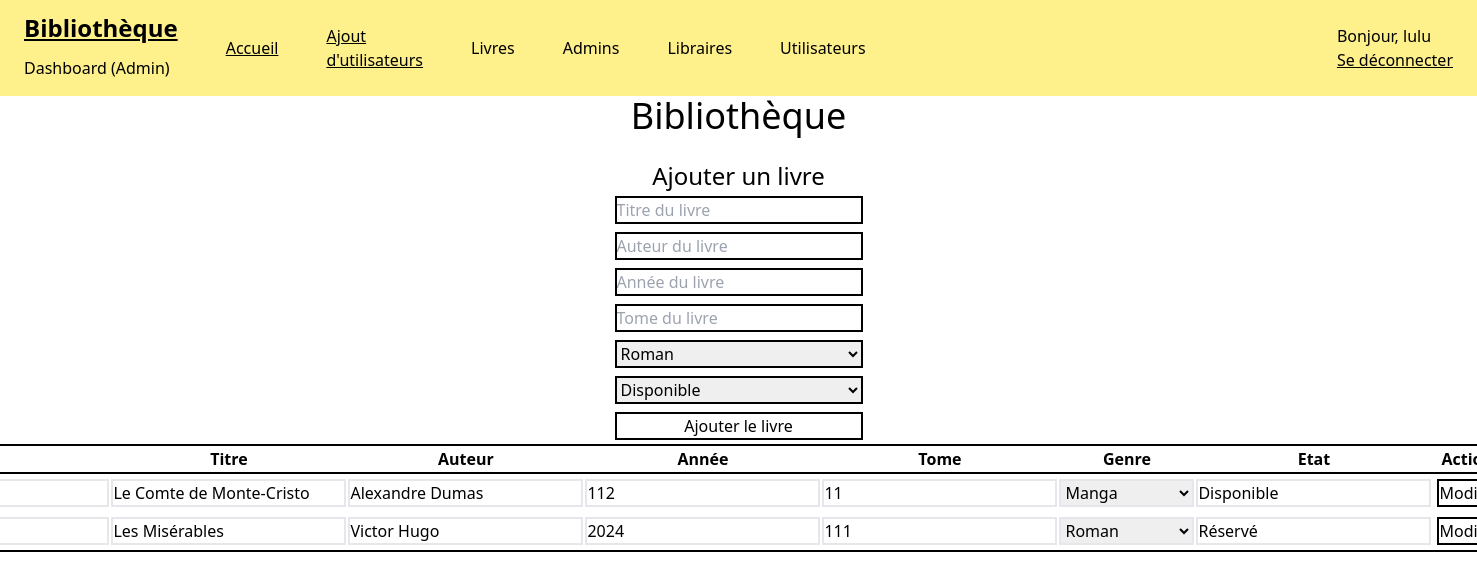
The app's page /admin_dashboard/manageBook.php (signed in) with its own data.
### tables this page shows
CREATE TABLE livre (
  id_livre int(10) NOT NULL,
  nom_livre varchar(255) DEFAULT NULL,
  genre_livre varchar(255) DEFAULT NULL,
  auteur_livre varchar(255) DEFAULT NULL,
  annee_livre int(10) DEFAULT NULL,
  tome_livre int(10) DEFAULT NULL,
  etat_livre varchar(255) NOT NULL DEFAULT 'Disponible'
);

### src/admin_dashboard/manageBook.php (the view, shortened to what this page needs)
<?php
require_once "../includes/dbh.inc.php";
$products = $pdo->query("SELECT * FROM livre")->fetchAll();
$genres = $pdo->query("SELECT DISTINCT nom FROM genre")->fetchAll(PDO::FETCH_COLUMN);
?>
<!doctype html>
<html>
<head>
  <link href="../output.css" rel="stylesheet">
</head>
<body>
  <div class="flex flex-row bg-yellow-200 h-24 w-full">
    <div class="flex flex-col px-6">
      <h1 class="flex text-2xl py-3 underline font-bold ">Bibliothèque</h1>
      <h4 class="font-normal">Dashboard (Admin)</h4>
    </div>
    <div class="flex flex-row justify-center items-center mx-6">
      <a href="../admin_dashboard.php" class="hover:font-bold underline">Accueil</a>
    </div>
    <div class="flex flex-row justify-center items-center mx-6">
      <a href="../admin_dashboard/manageAllUsers.php" class="hover:font-bold underline">Ajout d'utilisateurs</a>
    </div>
    <div class="flex flex-col justify-center mx-6 items-center">
      <a class="text-black hover:font-semibold hover:underline" href="manageBook.php">Livres</a>
    </div>
    <div class="flex flex-col justify-center mx-6 items-center">
      <a class="text-black hover:font-semibold hover:underline" href="manageAdmins.php">Admins</a>
    </div>
    <div class="flex flex-col justify-center mx-6 items-center">
      <a class="text-black hover:font-semibold hover:underline" href="manageLibrarians.php">Libraires</a>
    </div>
    <div class="flex flex-col justify-center mx-6 items-center">
      <a class="text-black hover:font-semibold hover:underline" href="manageUsers.php">Utilisateurs</a>
    </div>
    <div class="flex justify-end items-center w-full mx-6">
      <div class="flex flex-col">
        <p class="font-thin">Bonjour, <?php echo $_SESSION['admin_username']; ?></p>
        <form class="flex justify-end" action="../includes/logout.inc.php" method="post">
          <button type="submit" class="hover:font-bold underline">Se déconnecter</button>
        </form>
      </div>
    </div>
  </div>
  <div class="flex-col flex justify-center items-center">
    <h1 class="text-4xl"> Bibliothèque </h1><br>
    <h1 class="text-2xl"> Ajouter un livre </h1>
  </div>
  <div class="flex flex-col justify-center items-center">
    <form class="flex-col flex w-64" action="../includes/add_book.inc.php" method="post">
      <input placeholder="Titre du livre" class="border-black border-2 m-1" type="text" name="nom_livre" id="nom_livre" required>
      <input placeholder="Auteur du livre" class="border-black border-2 m-1" type="text" name="auteur_livre" id="auteur_livre" required>
      <input placeholder="Année du livre" class="border-black border-2 m-1" type="number" name="annee_livre" id="annee_livre" required>
      <input placeholder="Tome du livre" class="border-black border-2 m-1" type="number" name="tome_livre" id="tome_livre" min="1" required>
      <select placeholder="Genre du livre" class="border-black border-2 m-1" name="genre_livre" id="genre_livre" required>
        <?php foreach ($genres as $genre) : ?>
          <option value="<?= $genre ?>"><?= $genre ?></option>
        <?php endforeach; ?>
      </select>
      <select placeholder="Etat du livre" class="border-black border-2 m-1" name="etat_livre" id="etat_livre" required>
        <option value="Disponible">Disponible</option>
      </select>
      <button class="border-black border-2 m-1 hover:bg-black transition:2s hover:text-white animate-fade" type="submit">Ajouter le livre</button>
    </form>
  </div>
  <div class="flex justify-center items-center">
    <table class="flex-col border-2 border-black justify-center items-center">
      <thead>
        <tr class="border-black border-2 ">
          <th>ID</th>
          <th>Titre</th>
          <th>Auteur</th>
          <th>Année</th>
          <th>Tome</th>
          <th>Genre</th>
          <th>Etat</th>
          <th>Actions</th>
        </tr>
      </thead>
      <tbody>
        <?php foreach ($products as $product) : ?>
          <tr>
            <form action="../includes/update_book.inc.php" method="post">
              <td><input class="border-2 " type="text" name="id_livre" value="<?= $product["id_livre"] ?>" readonly></td>
              <td><input class="border-2 " type="text" name="nom_livre" value="<?= $product["nom_livre"] ?>" required></td>
              <td><input class="border-2 " type="text" name="auteur_livre" value="<?= $product["auteur_livre"] ?>" required></td>
              <td><input class="border-2 " type="text" name="annee_livre" value="<?= $product["annee_livre"] ?>" required></td>
              <td><input class="border-2 " type="text" name="tome_livre" value="<?= $product["tome_livre"] ?>" min="1" required></td>
              <td><select class="border-2" name="genre_livre" required>
                  <?php foreach ($genres as $genre) : ?>
                    <option value="<?= $genre ?>" <?= $product["genre_livre"] === $genre ? "selected" : "" ?>><?= $genre ?></option>
                  <?php endforeach; ?>
                </select>
              </td>
              <td><input class="border-2 BORDER-black" type="text" name="etat_livre" value="<?= $product["etat_livre"] ?>" required></td>
              <td>
                <button class="border-black border-2 m-1 hover:bg-black transition:2s hover:text-white animate-fade" type="submit">Modifier</button>
              </td>
            </form>
          </tr>
        <?php endforeach; ?>
      </tbody>
    </table>
  </div>
</body>
</html>

### records on screen
livre: id_livre "32", nom_livre "Le Comte de Monte-Cristo", auteur_livre "Alexandre Dumas", annee_livre "112", tome_livre "11", genre_livre "Manga", etat_livre "Disponible"
livre: id_livre "35", nom_livre "Les Misérables", auteur_livre "Victor Hugo", annee_livre "2024", tome_livre "111", genre_livre "Roman", etat_livre "Réservé"

### other values on screen
$_SESSION['admin_username'] "lulu"
form field genre_livre "Roman"
